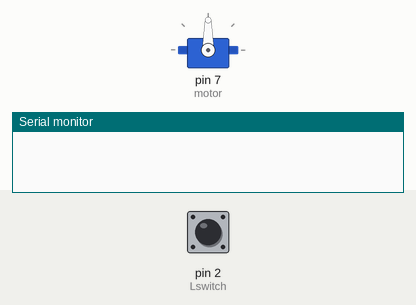
This sketch was run on a simulated Arduino Uno, built with avr-gcc and run on an emulated ATmega328P. Parts: servo, the last lines printed to the serial monitor. Inputs (shaded band) come from the test bench; at power-on: pin 2 (Lswitch) HIGH.

Above: at 1.2 s.
1.3 s: pin 2 (Lswitch) pulled LOW for 3.2 s
At 5.6 s:
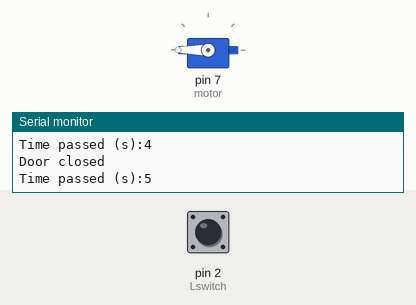
6.0 s: pin 2 (Lswitch) pulled LOW for 0.15 s
At 6.9 s:
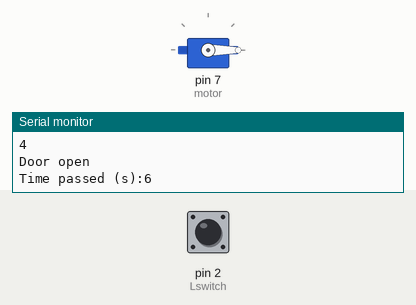
Timing chart, 0 to 9.0 s (numbered marks = the images above; inputs shaded):
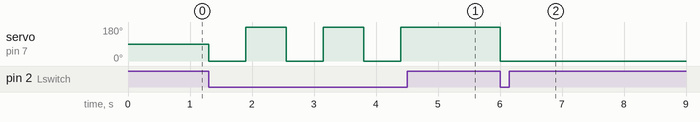

The sketch:

arduino_magazine_trainning_5.ino
```cpp
//This program allows the door openning with:
//(1) Manual activation


#include <Servo.h> //library to operate servo motors
Servo motor; //create servo object to control a servo

int Lswitch = 2;
int statusSensor = 0; //variable to store if the switch was activated
int statusDoor = 0; // variable to store of the door is open or closed. open = 1 closed = 0
int count = 0; //variable to store how many times the door was activated
//byte second;
unsigned long time;
//unsigned long previousMillis = 0;
//int interval=12000;


void setup() {
  Serial.begin(9600);  //This value of bits per second is by default
  motor.attach(7); //attaches the servo on pin 7 to the servo object
  pinMode(Lswitch,INPUT_PULLUP);
}

void loop() {

//  second++;
   motor.detach();
  if (digitalRead(Lswitch) == 0){ //"0" means that the switch has been activated
    statusSensor = 1;
//    Serial.println(digitalRead(Lswitch));
  }

  if (statusSensor == 1 && statusDoor == 0)
  {
    count = count+1;
    Serial.println(count);
    motor.attach(7);  //re-attach the servo to pin #7
    motor.write(0); // telling the motor to rotate continously (180 is full velocity in one direction, 0 full velocity in the other direction, 90 no movement)
    delay(600);  // motor will continue rotating for 0.6 seconds
    motor.detach(); // telling the motor to stop
    statusDoor = 1;
    statusSensor = 0;
    Serial.println("Door open");
    Serial.print("Time passed (s):");
    time = millis();
    Serial.println(time/1000);
  }

    if (statusSensor == 1 && statusDoor == 1)
  {
    motor.attach(7);  //re-attach the servo to pin #7
    motor.write(180); // telling the motor to rotate continously (180 is full velocity in one direction, 0 full velocity in the other direction, 90 no movement)
    delay(650);  // motor will continue rotating for 0.65 seconds
    motor.detach(); // telling the motor to stop
    statusDoor = 0;
    statusSensor = 0;
    Serial.println("Door closed");
    Serial.print("Time passed (s):");
    time = millis();
    Serial.println(time/1000);
//    Serial.println(second);
  }

}
```

Measured:
- after the input at 1.3 s, servo on pin 7 (motor): alternates 180° for 0.65 s and 0° for 0.60 s, 6 changes in all, then stays 180°, starting at once
- after the input at 6.0 s, servo on pin 7 (motor): 180° → 0° at once
